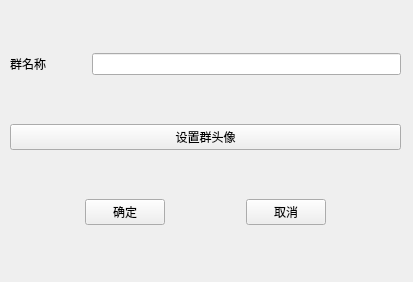
<?xml version="1.0" encoding="UTF-8"?>
<ui version="4.0">
 <class>Form</class>
 <widget class="QWidget" name="Form">
  <property name="geometry">
   <rect>
    <x>0</x>
    <y>0</y>
    <width>413</width>
    <height>282</height>
   </rect>
  </property>
  <property name="windowTitle">
   <string>Form</string>
  </property>
  <widget class="QWidget" name="verticalLayoutWidget">
   <property name="geometry">
    <rect>
     <x>10</x>
     <y>10</y>
     <width>391</width>
     <height>261</height>
    </rect>
   </property>
   <layout class="QVBoxLayout" name="verticalLayout">
    <item>
     <layout class="QHBoxLayout" name="horizontalLayout_3">
      <item>
       <widget class="QLabel" name="label_2">
        <property name="text">
         <string>群名称</string>
        </property>
        <property name="alignment">
         <set>Qt::AlignCenter</set>
        </property>
       </widget>
      </item>
      <item>
       <spacer name="horizontalSpacer_2">
        <property name="orientation">
         <enum>Qt::Horizontal</enum>
        </property>
        <property name="sizeType">
         <enum>QSizePolicy::Minimum</enum>
        </property>
        <property name="sizeHint" stdset="0">
         <size>
          <width>40</width>
          <height>20</height>
         </size>
        </property>
       </spacer>
      </item>
      <item>
       <widget class="QLineEdit" name="groupnameEdit"/>
      </item>
     </layout>
    </item>
    <item>
     <layout class="QHBoxLayout" name="horizontalLayout_4">
      <item>
       <widget class="QPushButton" name="pictureButton">
        <property name="text">
         <string>设置群头像</string>
        </property>
       </widget>
      </item>
     </layout>
    </item>
    <item>
     <layout class="QHBoxLayout" name="horizontalLayout_2">
      <item>
       <spacer name="horizontalSpacer_5">
        <property name="orientation">
         <enum>Qt::Horizontal</enum>
        </property>
        <property name="sizeHint" stdset="0">
         <size>
          <width>40</width>
          <height>20</height>
         </size>
        </property>
       </spacer>
      </item>
      <item>
       <widget class="QPushButton" name="confirmButton">
        <property name="text">
         <string>确定</string>
        </property>
       </widget>
      </item>
      <item>
       <spacer name="horizontalSpacer_4">
        <property name="orientation">
         <enum>Qt::Horizontal</enum>
        </property>
        <property name="sizeHint" stdset="0">
         <size>
          <width>40</width>
          <height>20</height>
         </size>
        </property>
       </spacer>
      </item>
      <item>
       <widget class="QPushButton" name="cancelButton">
        <property name="text">
         <string>取消</string>
        </property>
       </widget>
      </item>
      <item>
       <spacer name="horizontalSpacer_6">
        <property name="orientation">
         <enum>Qt::Horizontal</enum>
        </property>
        <property name="sizeHint" stdset="0">
         <size>
          <width>40</width>
          <height>20</height>
         </size>
        </property>
       </spacer>
      </item>
     </layout>
    </item>
   </layout>
  </widget>
 </widget>
 <resources/>
 <connections/>
</ui>
